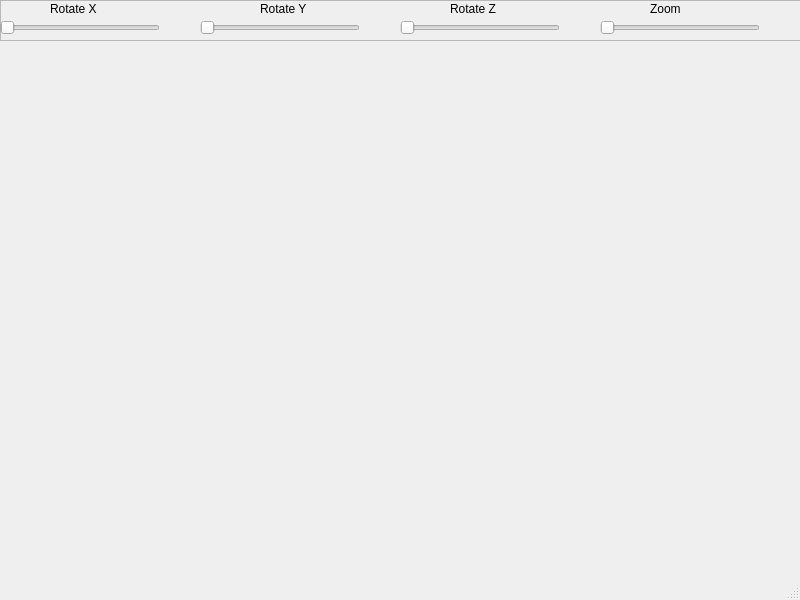
<?xml version="1.0" encoding="UTF-8"?>
<ui version="4.0">
 <class>GLWindow</class>
 <widget class="QMainWindow" name="GLWindow">
  <property name="geometry">
   <rect>
    <x>0</x>
    <y>0</y>
    <width>800</width>
    <height>600</height>
   </rect>
  </property>
  <property name="windowTitle">
   <string>MainWindow</string>
  </property>
  <widget class="QWidget" name="centralwidget">
   <widget class="QFrame" name="frame">
    <property name="geometry">
     <rect>
      <x>0</x>
      <y>0</y>
      <width>801</width>
      <height>41</height>
     </rect>
    </property>
    <property name="frameShape">
     <enum>QFrame::StyledPanel</enum>
    </property>
    <property name="frameShadow">
     <enum>QFrame::Raised</enum>
    </property>
    <widget class="QSlider" name="horizontalSlider">
     <property name="geometry">
      <rect>
       <x>0</x>
       <y>20</y>
       <width>160</width>
       <height>16</height>
      </rect>
     </property>
     <property name="orientation">
      <enum>Qt::Horizontal</enum>
     </property>
    </widget>
    <widget class="QSlider" name="horizontalSlider_2">
     <property name="geometry">
      <rect>
       <x>200</x>
       <y>20</y>
       <width>160</width>
       <height>16</height>
      </rect>
     </property>
     <property name="orientation">
      <enum>Qt::Horizontal</enum>
     </property>
    </widget>
    <widget class="QSlider" name="horizontalSlider_3">
     <property name="geometry">
      <rect>
       <x>400</x>
       <y>20</y>
       <width>160</width>
       <height>16</height>
      </rect>
     </property>
     <property name="orientation">
      <enum>Qt::Horizontal</enum>
     </property>
    </widget>
    <widget class="QSlider" name="horizontalSlider_4">
     <property name="geometry">
      <rect>
       <x>600</x>
       <y>20</y>
       <width>160</width>
       <height>16</height>
      </rect>
     </property>
     <property name="orientation">
      <enum>Qt::Horizontal</enum>
     </property>
    </widget>
    <widget class="QLabel" name="label">
     <property name="geometry">
      <rect>
       <x>50</x>
       <y>0</y>
       <width>58</width>
       <height>18</height>
      </rect>
     </property>
     <property name="text">
      <string>Rotate X</string>
     </property>
    </widget>
    <widget class="QLabel" name="label_2">
     <property name="geometry">
      <rect>
       <x>260</x>
       <y>0</y>
       <width>58</width>
       <height>18</height>
      </rect>
     </property>
     <property name="text">
      <string>Rotate Y</string>
     </property>
    </widget>
    <widget class="QLabel" name="label_3">
     <property name="geometry">
      <rect>
       <x>450</x>
       <y>0</y>
       <width>58</width>
       <height>18</height>
      </rect>
     </property>
     <property name="text">
      <string>Rotate Z</string>
     </property>
    </widget>
    <widget class="QLabel" name="label_4">
     <property name="geometry">
      <rect>
       <x>650</x>
       <y>0</y>
       <width>58</width>
       <height>18</height>
      </rect>
     </property>
     <property name="text">
      <string>Zoom</string>
     </property>
    </widget>
   </widget>
   <widget class="QWidget" name="horizontalLayoutWidget">
    <property name="geometry">
     <rect>
      <x>0</x>
      <y>40</y>
      <width>811</width>
      <height>541</height>
     </rect>
    </property>
    <layout class="QHBoxLayout" name="horizontalLayout_6">
     <item>
      <widget class="PointCloudWidget" name="pointCloud" native="true"/>
     </item>
    </layout>
   </widget>
  </widget>
  <widget class="QMenuBar" name="menubar">
   <property name="geometry">
    <rect>
     <x>0</x>
     <y>0</y>
     <width>800</width>
     <height>23</height>
    </rect>
   </property>
  </widget>
  <widget class="QStatusBar" name="statusbar"/>
 </widget>
 <customwidgets>
  <customwidget>
   <class>PointCloudWidget</class>
   <extends>QWidget</extends>
   <header>PointCloudWidget.hh</header>
   <container>1</container>
  </customwidget>
 </customwidgets>
 <resources/>
 <connections/>
</ui>
